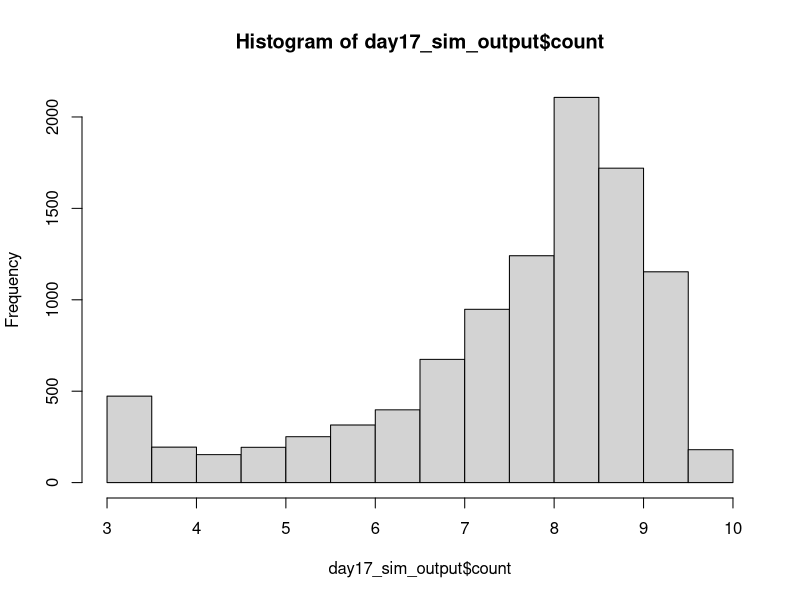
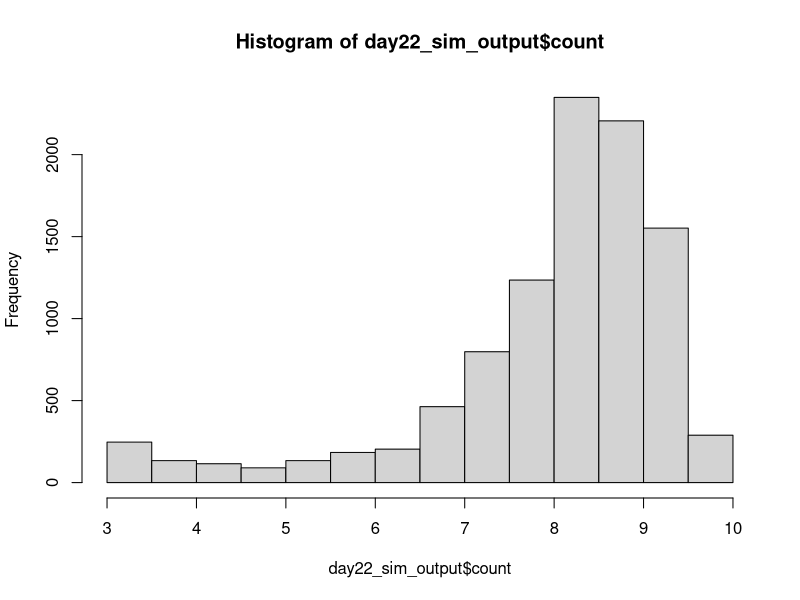

Write R code to recreate these figures, in order. (Note: this script raises an error after producing the figures.)
## ---------------------------Title---------------------------------------------
# CIDA Shelf Life Model

## ---------------------------Description---------------------------------------
# Project: CIDA Spinach 

# Description: 

## ---------------------------Packages------------------------------------------

#   Loading packages
library(dplyr); library(MASS); library(VGAM)

## ---------------------------Seed----------------------------------------------

#Set seed
set.seed(1)

## ---------------------------Inputs--------------------------------------------

#Load in data

strain_param <- read.csv("primary_model_parameters_strain_by_rep_2022_08_26.csv", header = TRUE)
apc_param <- read.csv("primary_model_parameters_apc_by_rep_2022_09_01.csv", header = TRUE)

mumax_secon <- read.csv("secondary_model_mumax_strain_by_rep_2022-09-01.csv", header = TRUE)
lag_secon <- read.csv("secondary_model_lag_strain_by_rep_2022_09_01.csv", header = TRUE)
lag_apc_secon <- read.csv("secondary_model_lag_apc_by_rep2022_09_01.csv", header = TRUE)

initial_count <- read.csv("initial_distribution_2022_08_24.csv", header = TRUE)
st_frequency <- read.csv("st_frequency_2022_05_18.csv", header = TRUE)

#Change strain parameters to lowercase 
strain_param$isolate <- tolower(strain_param$isolate)
apc_param$isolate <- tolower(apc_param$isolate)

mumax_secon$isolate <- tolower(mumax_secon$isolate)
lag_secon$isolate <- tolower(lag_secon$isolate)

#Initial Count Distribution: Log transforming initial count, and fitting a normal distribution to the data
initial_count_dist <- function(n){
  ans <- runif(n, min = initial_count$min, max = initial_count$max)
  return(ans)
}

#ST Distribution
isolates <- st_frequency$cida_isolates
st_prev <- st_frequency$frequency

st_dist <- function(n) {
ans <- sample(isolates, size = n, prob = st_prev, replace = T)
return(ans)
}

#Storage Temperature Distribution
temp_location <- 4
temp_shape <- 2.31

temp_dist <- function(n) {
  ans <- rlaplace(n, temp_location, temp_shape)
  for(i in 1:n)
  while (ans[i] < 0 | ans[i] > 10) {
    ans[i] <- rlaplace(1, temp_location, temp_shape)
  }
  return(ans)
}

#Primary Growth Models 


#Baranyi
baranyi <- function(day, log10n0, log10nmax, mumax, lag){
  log10n <- log10nmax + log10((-1 + exp(mumax * lag) + exp(mumax * day))/(exp(mumax * day) - 1 + exp(mumax * lag) * 10^(log10nmax - log10n0)))
}

#Baranyi without lag
baranyi_no_lag <- function(day, log10n0, log10nmax, mumax){
  log10n <- log10nmax - log10(1 + (10^(log10nmax - log10n0) - 1) * exp(-mumax * day))
}

#Buchanan
buchanan <- function(day, log10n0, log10nmax, mumax, lag){
  log10n <- log10n0 + (day >= lag) * (day <= (lag + (log10nmax - log10n0) * log(10) / mumax)) * mumax * (day - lag) / log(10) + (day >= lag) * (day>(lag + (log10nmax - log10n0) * log(10) / mumax)) * (log10nmax - log10n0)
}

#Buchanan without lag
buchanan_no_lag <- function(day, log10n0, log10nmax, mumax){
  log10n <- log10n0 + (day <= ((log10nmax - log10n0) * log(10) / mumax)) * mumax * day / log(10) + (day > ((log10nmax - log10n0) * log(10) / mumax)) * (log10nmax - log10n0)
}

#Gompertz
gompertz <- function(day, log10n0, log10nmax, mumax, lag){
  log10n <- log10n0 + (log10nmax - log10n0) * exp(-exp(mumax * exp(1) * (lag - day) / ((log10nmax - log10n0) * log(10)) + 1))
}


log10N_with_lag <- function(day, log10n0, log10nmax, mumax, lag, model) {
  ans <- numeric(length = length(day))
  for(i in seq_along(day)){
    if (model[i] == "baranyi") {
      ans[i] <- baranyi(day[i], log10n0[i], log10nmax[i], mumax[i], lag[i])
    }
    else if(model[i] == 'buchanan') {
      ans[i] <- buchanan(day[i], log10n0[i], log10nmax[i], mumax[i], lag[i])
    }
    else if(model[i] == "gompertz"){
      ans[i] <- gompertz(day[i], log10n0[i], log10nmax[i], mumax[i], lag[i])
    } 
    else{
      stop(paste0(model, " is not a valid model name. Must be one of Buchanan, Baranyi, Gompertz."))
    }
  }
  return(ans)
  
}

log10N_without_lag <- function(day, log10n0, log10nmax, mumax, model) {
  ans <- numeric(length = length(day))
  for(i in seq_along(day)){
    if (model[i] == "baranyi_no_lag") {
      ans[i] <- baranyi_no_lag(day[i], log10n0[i], log10nmax[i], mumax[i])
    }
    else if(model[i] == 'buchanan_no_lag') {
      ans[i] <- buchanan_no_lag(day[i], log10n0[i], log10nmax[i], mumax[i])
    }
    else{
      stop(paste0(model, " is not a valid model name. Must be one of Buchanan, Baranyi, Gompertz."))
    }
  }
  return(ans)
  
}

#Secondary model 

NewMu <- function(temp, b, temp_min) {
  sqrt_mu <- b*(temp - temp_min)
  ans <- sqrt_mu^2
  return(ans)
}

NewLag <- function(temp, b, temp_min) {
  sqrt_lag <- b*(temp - temp_min)
  ans <- sqrt_lag^2
  return(ans)
}

## ---------------------------Simulation Overview-------------------------------

n_packages <- 10000
n_sim <- n_packages
n_day <- 22

## ---------------Assigning Model Inputs----------------------------------------

#Assigning initial count, ST and temperature to each package
packages_sim <- data.frame(matrix(, nrow = n_sim, ncol = 9))
colnames(packages_sim) <- c("package", "initial_count", "storage_temp", "isolate", "isolate_rep", "model", "lag", "mu", "nmax")

packages_sim$package <- rep(1:n_packages)
packages_sim$initial_count <- initial_count_dist(n_sim)
packages_sim$storage_temp <- temp_dist(n_sim)
packages_sim$isolate <- st_dist(n_sim)
packages_sim$isolate_rep <- sample(1:3, n_sim, replace = TRUE)

#Assigning a growth model to each package. The selected model will be the best fitting model at 6˚C 
for(i in 1:n_sim){
  strain_index <- which(packages_sim$isolate[i] == strain_param$isolate & packages_sim$isolate_rep[i] == strain_param$rep & 6 == strain_param$temp)
  packages_sim$model[i] <- strain_param$model_type[strain_index]
}

#Assign lag to each package

for(i in 1:n_sim){
  rep <- packages_sim$isolate_rep[i]
  if(packages_sim$isolate[i] == "s12-0180"){
    rep <- sample(c(1, 3), 1, replace = TRUE)
  } else if (packages_sim$isolate[i] == "s12-0184"){
    rep <- 1
  } else if (packages_sim$isolate[i] == "s12-0132"){
    rep <- 3
  }  else {
    rep <- rep
  }
  apc_lag <- 0
  strain_index <- which(packages_sim$isolate[i] == lag_secon$isolate & rep == lag_secon$rep)
  strain_lag <- NewLag(packages_sim$storage_temp[i], lag_secon$b_mu[strain_index], lag_secon$temp_min_mu[strain_index])
  strain_lag <- ifelse(packages_sim$isolate[i] == "s12-0166", 0, strain_lag)
  packages_sim$lag[i] <- runif(n = 1, min = min(strain_lag, apc_lag), max = max(strain_lag, apc_lag))
  packages_sim$lag[i] <- packages_sim$lag[i]
}

packages_sim$lag <- ifelse(packages_sim$model %in% c("baranyi_no_lag", "buchanan_no_lag"), NA, packages_sim$lag)

#Assign mumax to each package
for(i in 1:n_sim){
  rep <- ifelse(packages_sim$isolate[i] == "s12-0141", 1, packages_sim$isolate_rep[i])
  strain_index <- which(packages_sim$isolate[i] == mumax_secon$isolate & rep == mumax_secon$rep)
  package_mu <- NewMu(packages_sim$storage_temp[i], mumax_secon$b_mu[strain_index], mumax_secon$temp_min_mu[strain_index])
  packages_sim$mu[i] <- package_mu*1.4
}

#Assign nmax to each package
for(i in 1:n_sim){
  rep <- packages_sim$isolate_rep[i]
strain_index <- which(packages_sim$isolate[i] == strain_param$isolate & rep == strain_param$rep & 6 == strain_param$temp)
apc_index <- which(packages_sim$isolate[i] == apc_param$isolate & rep == apc_param$rep & 6 == apc_param$temp)
strain_nmax <- strain_param$nmax[strain_index]
apc_nmax <- apc_param$nmax[strain_index]
packages_sim$nmax[i] <- runif(n = 1, strain_nmax, apc_nmax)
}

## ----------------Assessing Growth Over Shelf Life-----------------------------

models_with_lag <- c("baranyi", "buchanan", "gompertz")

shelf_life_sim <- packages_sim[rep(seq_len(nrow(packages_sim)), each = 22), ]
rownames(shelf_life_sim) <- 1:nrow(shelf_life_sim)
shelf_life_sim["day"] <- rep(1:n_day, times = n_sim)
shelf_life_sim["count"] <- NA

shelf_life_sim[is.na(shelf_life_sim$lag), ] <- shelf_life_sim[is.na(shelf_life_sim$lag), ] %>% 
  mutate(count = log10N_without_lag(day, initial_count, nmax, mu, model))

shelf_life_sim[!is.na(shelf_life_sim$lag), ] <- shelf_life_sim[!is.na(shelf_life_sim$lag), ] %>% 
  mutate(count = log10N_with_lag(day, initial_count, nmax, mu, lag, model))

## --------------------------------Plotting Outcome-----------------------------

day17_sim_output <- shelf_life_sim %>%
  filter(day == 17)

h17 <- hist(day17_sim_output$count)
h17


day22_sim_output <- shelf_life_sim %>%
  filter(day == 22)

h22 <- hist(day22_sim_output$count)
h22

## --------------------------------Threshold------------------------------------

sa_temp <- shelf_life_sim %>%
  group_by(day) %>%
  summarise(prop_fail = sum(count > 7.6)/n_packages) %>%
  mutate(adj = 1.4) %>%
  mutate(param = "mumax")

## --------------------------------Export---------------------------------------

date <- Sys.Date()
date <- gsub("-", "_", date)
file_name <- paste0("output/sa_mumax_", date,".csv")
  
write.table(sa_temp, file_name, sep = ",", col.names = !file.exists(file_name), append = T, row.names = FALSE)
